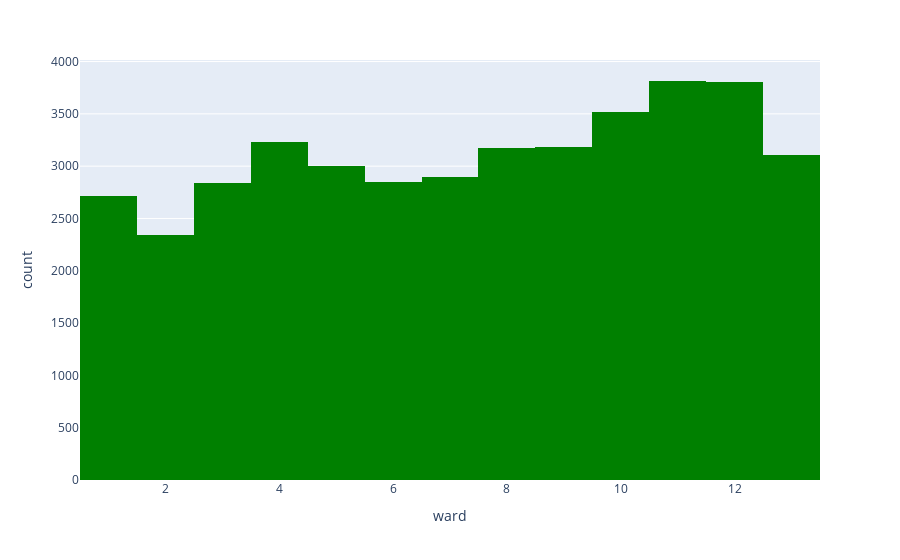

Notebook code for this chart:
### Code cell
pe.histogram(main_data,x= 'ward',color_discrete_sequence=['green'])

### Figure 1 — Plotly figure (JSON) as saved in the notebook; plotly's stock layout.template omitted (floating-point values rounded to 4 significant figures; data arrays with more than 128 entries replaced by an {"elided": "..."} marker saying what was removed)
{"data": [{"alignmentgroup": "True", "bingroup": "x", "hovertemplate": "ward=%{x}<br>count=%{y}<extra></extra>", "legendgroup": "", "marker": {"color": "green", "pattern": {"shape": ""}}, "name": "", "offsetgroup": "", "orientation": "v", "showlegend": false, "type": "histogram", "x": {"elided": "40479 int values"}, "xaxis": "x", "yaxis": "y"}], "layout": {"barmode": "relative", "legend": {"tracegroupgap": 0}, "margin": {"t": 60}, "xaxis": {"anchor": "y", "domain": [0, 1], "title": {"text": "ward"}}, "yaxis": {"anchor": "x", "domain": [0, 1], "title": {"text": "count"}}}}
